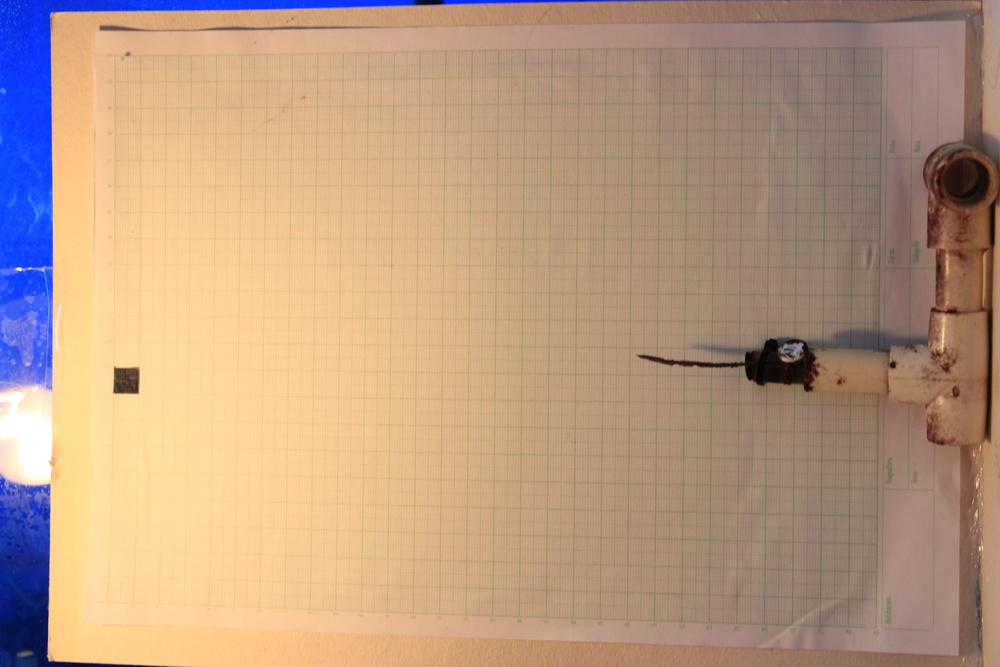
#> input picture Proyecto/Fotos_prueba/Chiquito_S1.JPG, 1000 x 667 px, shrunk from 2592 x 1728 before the run
$ python Coral_Area_Measurement.py ../../../Fotos_prueba/Chiquito_S1.JPG ../../../Fotos_prueba/Chiquito_S2.JPG out 5   (Python 2 division)
#> lines starting #> are read from the running program, lines starting #| are printed output that depends on the picture
#!/usr/bin/python

# #Coral Area Measurements
# ##First Look
# ###Sergio Daniel Hernandez Charpak
# ###Jose Francisco Molano

# Script creado para el analisis de las imagenes de corales tomadas por Nancy Ruiz
# para el grupo BIOMMAR bajo la direccion de Susana Simancas en Uniandes
# en el marco del proyecto del curso Imagenes y Vision dictado por Marcela Hernandez en el semestre 2016-10

# Usage
# python Coral_Area_Measurement.py input_image_path images_extention(ex: JPG) output_folder_path intermediate_images_option(yes:1 no:0)
USAGE = "python Coral_Area_Measurement.py input_image_path images_extention(ex: JPG) output_folder_path intermediate_images_option(yes:1 no:0)"

# ###Imports

import pylab
import numpy as np
import matplotlib.pyplot as plt
import sys

from skimage.morphology import disk
from skimage.filters import threshold_otsu, rank
from skimage.util import img_as_ubyte
from skimage.measure import label
from skimage import measure
from skimage import morphology
from skimage.color import rgb2gray

# ###Functions

def get_folder_name(folder_path):
    folder_name_array = (folder_path.strip('/')).split('/')
    return folder_name_array[len(folder_name_array)-1]

def umbralizar_otsu(imagen):
    thresh = threshold_otsu(imagen)
    binary = imagen < thresh
    return binary, thresh

def guardar_imagen(image, path):
    fig = plt.figure(figsize = (10,10))
    plt.gray()
    plt.imshow(image)
    plt.savefig(path)
    plt.xlabel("y(pixels)")
    plt.ylabel("x(pixels)")
    #plt.show()
    plt.close(fig)

#---------------------------------------------------------
# Usage

if(len(sys.argv)!=5):
    print "Please use correctly"
    print USAGE
    sys.exit()

input_image = sys.argv[1]
images_extention = '.'+sys.argv[2]
outputfolder = sys.argv[3]
#If 1 is selected all the intermediate step images are saved
#If 0 is selected only
option_save_intermediate_images = int(sys.argv[4])

image_name = get_folder_name(input_image).strip(images_extention)

steps_filename = outputfolder + image_name+'_steps.dat'

file_steps_out = open(steps_filename, 'w')

image = pylab.imread(input_image)
#> image is the input picture: shape (667, 1000, 3); mean R, G, B 185.1, 155.4, 129.8
file_steps_out.write("%s %s \n"%("img_path", input_image))

# <p>The image is an RGB image. We will transform it on a first basis to simplify the process.</p>
# <p> We follow the example: http://scikit-image.org/docs/stable/auto_examples/color_exposure/plot_adapt_rgb.html#example-color-exposure-plot-adapt-rgb-py </p>

img = rgb2gray(image)
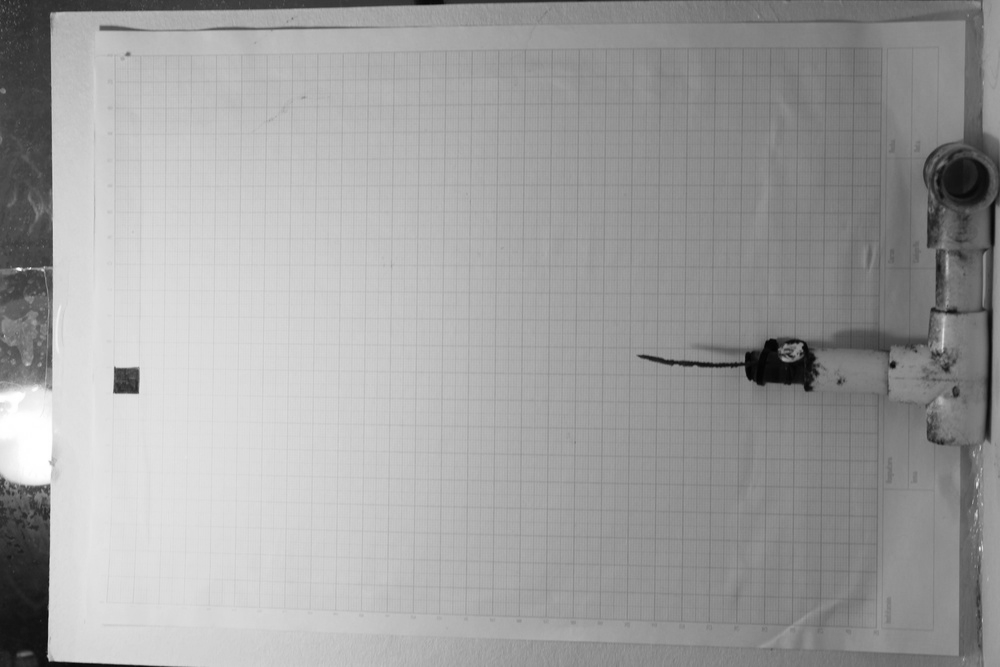
#> img: shape (667, 1000) float64; min 0.00587, max 1, mean 0.627

# ###Cortando la imagen

# Le cortamos los bordes a la imagen

n_x, n_y = img.shape
#> n_x = 667; n_y = 1000

file_steps_out.write("%s %d %d \n"%("dim_x_y",n_x, n_y))

cut_prop = 0.04
cut_y_0 = 0.5
cut_y_final = 4.0

file_steps_out.write("%s %f \n"%("cut_proportion",cut_prop))
file_steps_out.write("%s %d %d \n"%("cut_y_0_final",cut_y_0, cut_y_final))

n_colums_x = int(n_x*cut_prop)
#> n_colums_x = 26
n_colums_y = int(n_y*cut_prop)
#> n_colums_y = 40

#Arrays of the column index to be deleted
array_index_columns_x_0 = np.arange(n_colums_x)
#> array_index_columns_x_0 = 26 values from 0 to 25
array_index_columns_y_0 = np.arange(n_colums_y + cut_y_0*n_colums_y)
#> array_index_columns_y_0 = 60 values from 0 to 59
array_index_columns_x_final = np.linspace(n_x-n_colums_x,n_x-1, n_colums_x)
#> array_index_columns_x_final = 26 values from 641 to 666
array_index_columns_y_final = np.linspace(n_y-cut_y_final*n_colums_y,n_y-1, cut_y_final*n_colums_y)
#> array_index_columns_y_final = 160 values from 840 to 999


#> (the run stopped early here; a loop or call above may not have finished)

$ run again, on Proyecto/Fotos_prueba/Coral4_2_S1.JPG
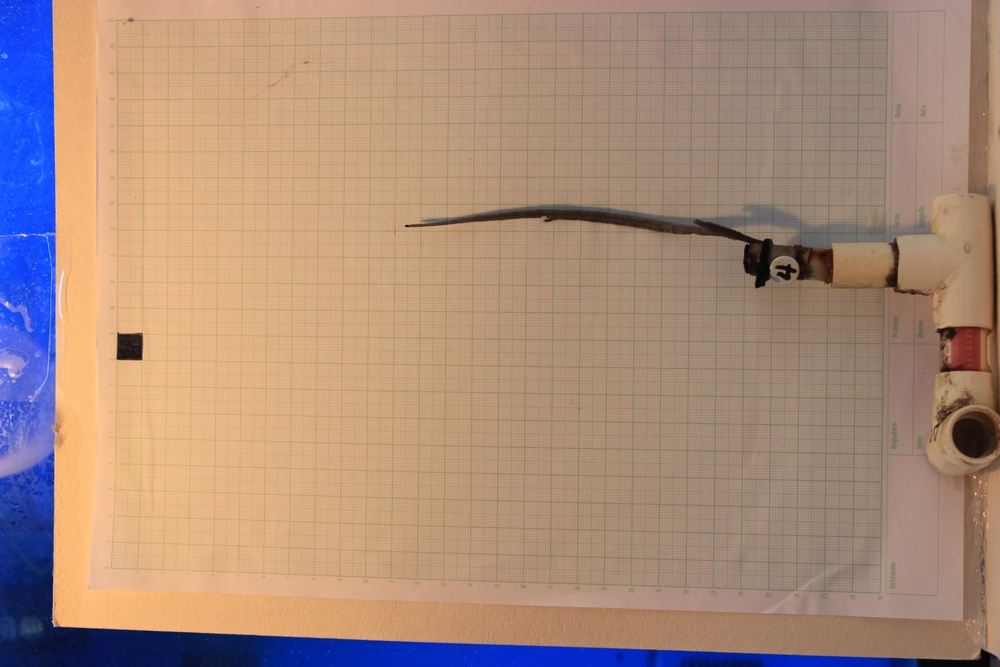
#> input picture Proyecto/Fotos_prueba/Coral4_2_S1.JPG, 1000 x 667 px, shrunk from 2592 x 1728 before the run
#> image is the input picture: shape (667, 1000, 3); mean R, G, B 169.1, 140.4, 123.2
#> `img = rgb2gray(image)`:
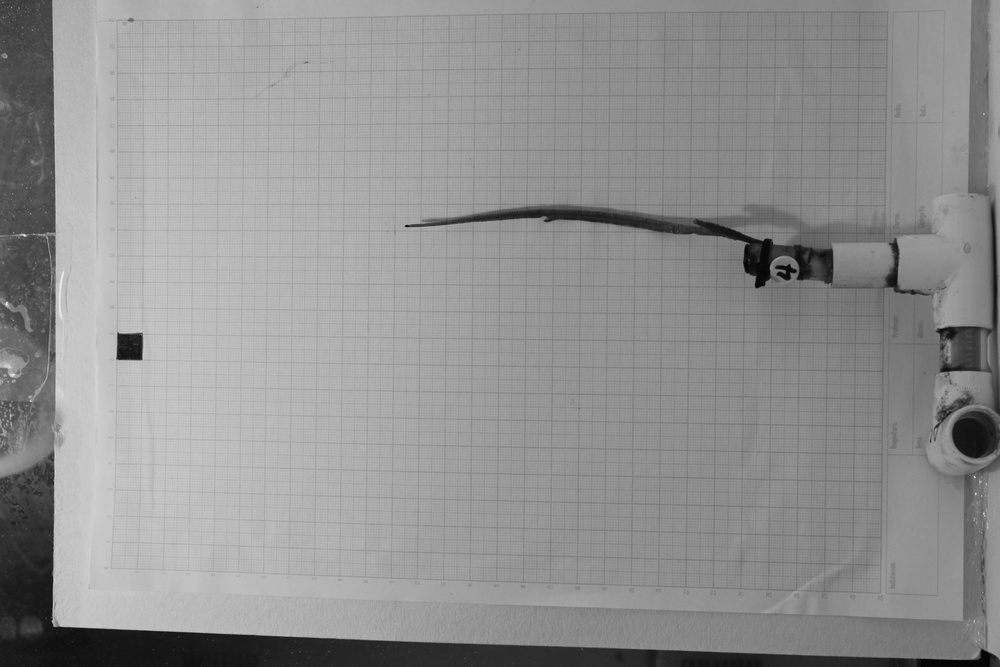
#> img: shape (667, 1000) float64; min 0.00195, max 0.935, mean 0.57
